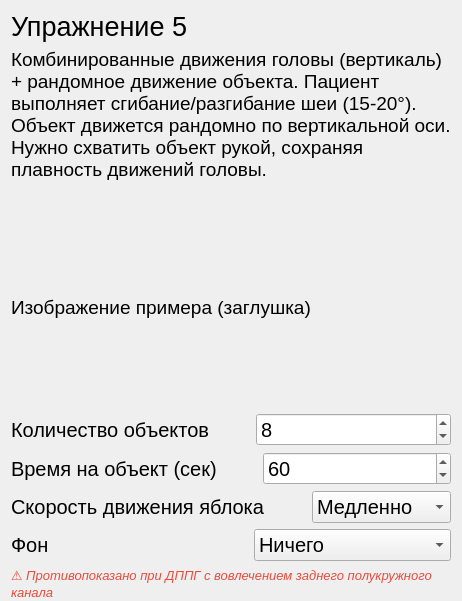
               <widget class="QWidget" name="page_ex5">
                <layout class="QVBoxLayout" name="verticalLayout_30">
                 <property name="bottomMargin">
                  <number>0</number>
                 </property>
                 <item>
                  <widget class="QLabel" name="label_52">
                   <property name="font">
                    <font>
                     <pointsize>20</pointsize>
                    </font>
                   </property>
                   <property name="text">
                    <string>Упражнение 5</string>
                   </property>
                  </widget>
                 </item>
                 <item>
                  <spacer name="verticalSpacer_25">
                   <property name="orientation">
                    <enum>Qt::Vertical</enum>
                   </property>
                   <property name="sizeType">
                    <enum>QSizePolicy::Preferred</enum>
                   </property>
                   <property name="sizeHint" stdset="0">
                    <size>
                     <width>20</width>
                     <height>40</height>
                    </size>
                   </property>
                  </spacer>
                 </item>
                 <item>
                  <widget class="QLabel" name="label_53">
                   <property name="sizePolicy">
                    <sizepolicy hsizetype="Expanding" vsizetype="Minimum">
                     <horstretch>0</horstretch>
                     <verstretch>0</verstretch>
                    </sizepolicy>
                   </property>
                   <property name="font">
                    <font>
                     <pointsize>14</pointsize>
                    </font>
                   </property>
                   <property name="text">
                    <string>Комбинированные движения головы (вертикаль) + рандомное движение объекта. Пациент выполняет сгибание/разгибание шеи (15-20°). Объект движется рандомно по вертикальной оси. Нужно схватить объект рукой, сохраняя плавность движений головы.</string>
                   </property>
                   <property name="wordWrap">
                    <bool>true</bool>
                   </property>
                  </widget>
                 </item>
                 <item>
                  <spacer name="verticalSpacer_26">
                   <property name="orientation">
                    <enum>Qt::Vertical</enum>
                   </property>
                   <property name="sizeType">
                    <enum>QSizePolicy::Preferred</enum>
                   </property>
                   <property name="sizeHint" stdset="0">
                    <size>
                     <width>20</width>
                     <height>100</height>
                    </size>
                   </property>
                  </spacer>
                 </item>
                 <item>
                  <widget class="QLabel" name="lable_apple_example_img_5">
                   <property name="sizePolicy">
                    <sizepolicy hsizetype="Ignored" vsizetype="Ignored">
                     <horstretch>0</horstretch>
                     <verstretch>160</verstretch>
                    </sizepolicy>
                   </property>
                   <property name="minimumSize">
                    <size>
                     <width>300</width>
                     <height>200</height>
                    </size>
                   </property>
                   <property name="font">
                    <font>
                     <pointsize>14</pointsize>
                    </font>
                   </property>
                   <property name="text">
                    <string>Изображение примера (заглушка)</string>
                   </property>
                   <property name="scaledContents">
                    <bool>true</bool>
                   </property>
                  </widget>
                 </item>
                 <item>
                  <spacer name="verticalSpacer_27">
                   <property name="orientation">
                    <enum>Qt::Vertical</enum>
                   </property>
                   <property name="sizeType">
                    <enum>QSizePolicy::Preferred</enum>
                   </property>
                   <property name="sizeHint" stdset="0">
                    <size>
                     <width>20</width>
                     <height>40</height>
                    </size>
                   </property>
                  </spacer>
                 </item>
                 <item>
                  <layout class="QHBoxLayout" name="horizontalLayout_27">
                   <item>
                    <widget class="QLabel" name="label_54">
                     <property name="font">
                      <font>
                       <pointsize>15</pointsize>
                      </font>
                     </property>
                     <property name="text">
                      <string>Количество объектов</string>
                     </property>
                    </widget>
                   </item>
                   <item>
                    <spacer name="horizontalSpacer_19">
                     <property name="orientation">
                      <enum>Qt::Horizontal</enum>
                     </property>
                     <property name="sizeType">
                      <enum>QSizePolicy::Preferred</enum>
                     </property>
                     <property name="sizeHint" stdset="0">
                      <size>
                       <width>40</width>
                       <height>20</height>
                      </size>
                     </property>
                    </spacer>
                   </item>
                   <item>
                    <widget class="QSpinBox" name="spinBox_ex5_count">
                     <property name="font">
                      <font>
                       <pointsize>15</pointsize>
                      </font>
                     </property>
                     <property name="minimum">
                      <number>1</number>
                     </property>
                     <property name="maximum">
                      <number>30</number>
                     </property>
                     <property name="value">
                      <number>8</number>
                     </property>
                    </widget>
                   </item>
                  </layout>
                 </item>
                 <item>
                  <layout class="QHBoxLayout" name="horizontalLayout_ex5_time">
                   <item>
                    <widget class="QLabel" name="label_ex5_time">
                     <property name="font">
                      <font>
                       <pointsize>15</pointsize>
                      </font>
                     </property>
                     <property name="text">
                      <string>Время на объект (сек)</string>
                     </property>
                    </widget>
                   </item>
                   <item>
                    <spacer name="horizontalSpacer_ex5_time">
                     <property name="orientation">
                      <enum>Qt::Horizontal</enum>
                     </property>
                     <property name="sizeType">
                      <enum>QSizePolicy::Preferred</enum>
                     </property>
                     <property name="sizeHint" stdset="0">
                      <size>
                       <width>40</width>
                       <height>20</height>
                      </size>
                     </property>
                    </spacer>
                   </item>
                   <item>
                    <widget class="QSpinBox" name="spinBox_ex5_time">
                     <property name="font">
                      <font>
                       <pointsize>15</pointsize>
                      </font>
                     </property>
                     <property name="minimum">
                      <number>10</number>
                     </property>
                     <property name="maximum">
                      <number>240</number>
                     </property>
                     <property name="value">
                      <number>60</number>
                     </property>
                    </widget>
                   </item>
                  </layout>
                 </item>
                 <item>
                  <layout class="QHBoxLayout" name="horizontalLayout_29">
                   <item>
                    <widget class="QLabel" name="label_56">
                     <property name="font">
                      <font>
                       <pointsize>15</pointsize>
                      </font>
                     </property>
                     <property name="text">
                      <string>Скорость движения яблока</string>
                     </property>
                    </widget>
                   </item>
                   <item>
                    <spacer name="horizontalSpacer_21">
                     <property name="orientation">
                      <enum>Qt::Horizontal</enum>
                     </property>
                     <property name="sizeType">
                      <enum>QSizePolicy::Preferred</enum>
                     </property>
                     <property name="sizeHint" stdset="0">
                      <size>
                       <width>40</width>
                       <height>20</height>
                      </size>
                     </property>
                    </spacer>
                   </item>
                   <item>
                    <widget class="QComboBox" name="comboBox_ex5_speed">
                     <property name="font">
                      <font>
                       <pointsize>15</pointsize>
                      </font>
                     </property>
                     <item>
                      <property name="text">
                       <string>Медленно</string>
                      </property>
                     </item>
                     <item>
                      <property name="text">
                       <string>Средне</string>
                      </property>
                     </item>
                     <item>
                      <property name="text">
                       <string>Быстро</string>
                      </property>
                     </item>
                    </widget>
                   </item>
                  </layout>
                 </item>
                 <item>
                  <layout class="QHBoxLayout" name="horizontalLayout_30">
                   <item>
                    <widget class="QLabel" name="label_57">
                     <property name="font">
                      <font>
                       <pointsize>15</pointsize>
                      </font>
                     </property>
                     <property name="text">
                      <string>Фон</string>
                     </property>
                    </widget>
                   </item>
                   <item>
                    <spacer name="horizontalSpacer_22">
                     <property name="orientation">
                      <enum>Qt::Horizontal</enum>
                     </property>
                     <property name="sizeType">
                      <enum>QSizePolicy::Preferred</enum>
                     </property>
                     <property name="sizeHint" stdset="0">
                      <size>
                       <width>40</width>
                       <height>20</height>
                      </size>
                     </property>
                    </spacer>
                   </item>
                   <item>
                    <widget class="QComboBox" name="comboBox_ex5_fon">
                     <property name="font">
                      <font>
                       <pointsize>15</pointsize>
                      </font>
                     </property>
                     <item>
                      <property name="text">
                       <string>Ничего</string>
                      </property>
                     </item>
                     <item>
                      <property name="text">
                       <string>Снег</string>
                      </property>
                     </item>
                     <item>
                      <property name="text">
                       <string>Дождь</string>
                      </property>
                     </item>
                     <item>
                      <property name="text">
                       <string>Туман</string>
                      </property>
                     </item>
                    </widget>
                   </item>
                  </layout>
                 </item>
                 <item>
                  <widget class="QLabel" name="label_warning_ex5">
                   <property name="font">
                    <font>
                     <pointsize>10</pointsize>
                     <italic>true</italic>
                    </font>
                   </property>
                   <property name="styleSheet">
                    <string notr="true">color: #e74c3c;</string>
                   </property>
                   <property name="text">
                    <string>⚠ Противопоказано при ДППГ с вовлечением заднего полукружного канала</string>
                   </property>
                   <property name="wordWrap">
                    <bool>true</bool>
                   </property>
                  </widget>
                 </item>
                 <item>
                  <spacer name="verticalSpacer_28">
                   <property name="orientation">
                    <enum>Qt::Vertical</enum>
                   </property>
                   <property name="sizeHint" stdset="0">
                    <size>
                     <width>20</width>
                     <height>40</height>
                    </size>
                   </property>
                  </spacer>
                 </item>
                </layout>
               </widget>
